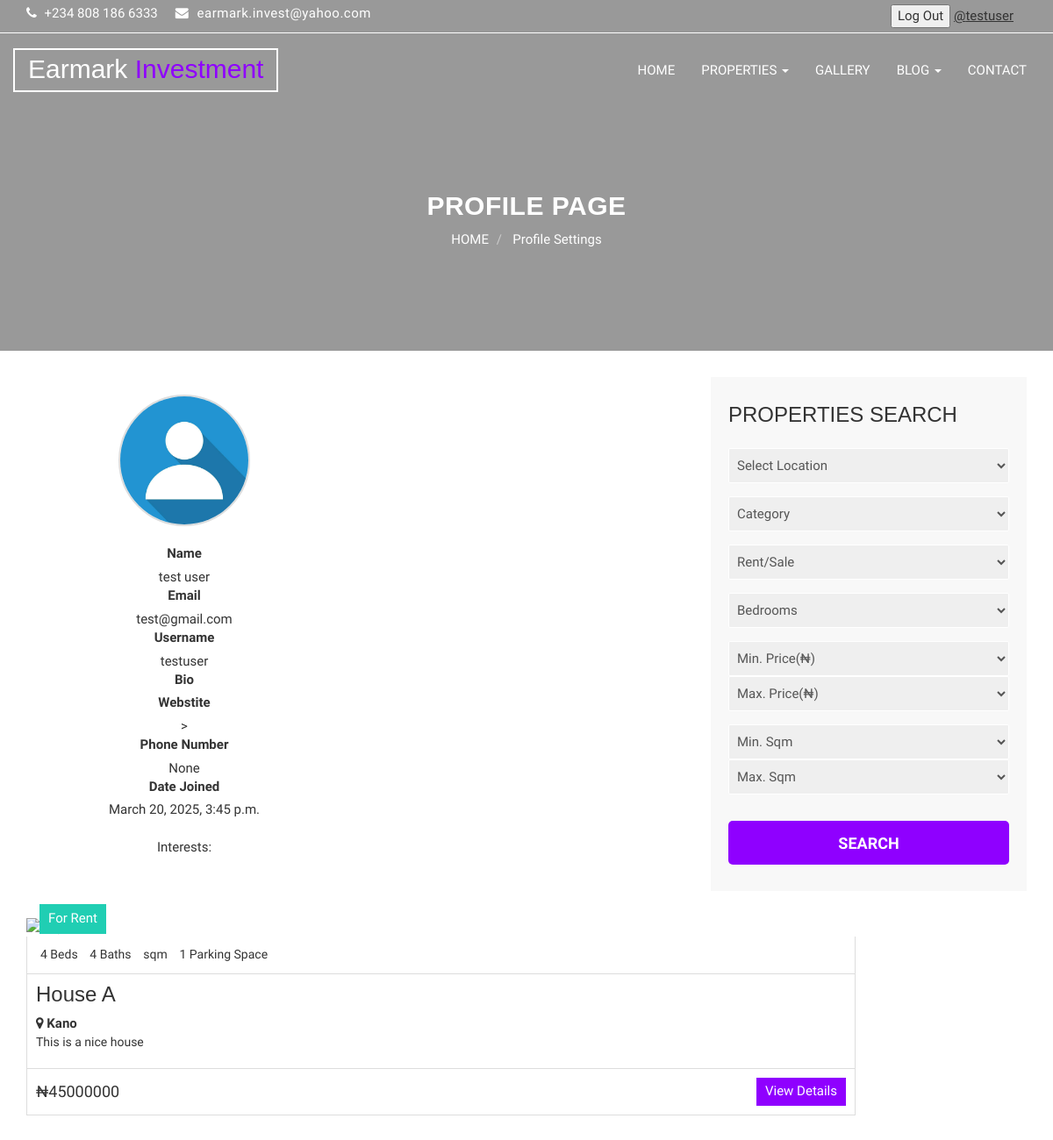
Page /accounts/profile/ (signed in) on the committed database.
### e_web/apps/accounts/models.py (models this page shows, shortened)
class UserProfile(models.Model):
    user = models.OneToOneField(User, on_delete=models.CASCADE, related_name="profile")
    full_name_displayed = models.BooleanField(default=True)
    first_name = models.CharField(max_length=64, blank=False)
    last_name = models.CharField(max_length=64, blank=False)
    email = models.EmailField(blank=False)
    username = models.CharField(max_length=64, null=False, blank=False)
    profile_pic = models.ImageField(default="default-pic.jpg", null=True, blank=True)
    bio = models.CharField(max_length=500, blank=True, null=True)
    phone = models.CharField(max_length=64, null=True)
    website = models.URLField(max_length=200, blank=True, null=True)
    interests = models.ManyToManyField(UserInterest, blank=True)
    date_created = models.DateTimeField(auto_now_add=True, null=True)

### e_web/apps/public/models.py (models this page shows, shortened)
class Properties_Listing(models.Model):
    user = models.ForeignKey(User, on_delete=models.CASCADE, blank=True)
    saved_by_users = models.ManyToManyField(User, related_name='saved_listings', blank=True)
    created_at = models.DateTimeField(auto_now_add=True, null=True, blank=True)
    views = models.PositiveIntegerField(default=0)
    title = models.CharField(max_length=150)
    price = models.IntegerField()
    parking_space = models.IntegerField(null=True, blank=True)
    bedrooms = models.IntegerField(null=True, blank=True)
    bathrooms = models.IntegerField(null=True, blank=True)
    size = models.IntegerField()
    address = models.CharField(max_length=200)
    certificate_num = models.CharField(max_length=255, default='')
    reference_num = models.CharField(max_length=255, default='')
    description = models.CharField(max_length=500)
    google_map = models.CharField(max_length=500)
    STATUS_CHOICES = [
        ('For Rent', 'For Rent'),
        ('For Sale', 'For Sale'),
    ]
    status = models.CharField(max_length=10, choices=STATUS_CHOICES)
    CATEGORY_CHOICES = [
        ('Flat/Apartment', 'Flat/Apartment'),
        ('House', 'House'),
        ('Plot/Land', 'Plot/Land'),
        ('Commercial', 'Commercial'),
    ]
    category = models.CharField(max_length=50, choices=CATEGORY_CHOICES)
    LOCATION_CHOICES = [
        ('Kano', 'Kano'),
        ('Abuja', 'Abuja'),
    ]
    location = models.CharField(max_length=50, choices=LOCATION_CHOICES)

### e_web/apps/accounts/views.py (the view)
# urls.py: path('profile/', ProfileView.as_view(), name="profile"),
class ProfileView(LoginRequiredMixin, TemplateView):
    template_name = 'accounts/profile.html'
    def get_context_data(self, **kwargs):
        context = super().get_context_data(**kwargs)
        user_profile = get_object_or_404(UserProfile, pk=self.kwargs.get('pk', self.request.user.profile.pk))
        context['user_profile'] = user_profile
        user_listings = Properties_Listing.objects.filter(user=user_profile.user)
        context['user_listings'] = user_listings
        return context

### e_web/templates/accounts/profile.html (shortened to what this page needs)
{% extends 'base.html' %}
{% load static %}
{% block content %}
<!DOCTYPE html>
<html lang="en">
    <head>
    </head>
    <body>
        <section id="aa-property-header">
            <div class="container">
                <div class="row">
                    <div class="col-md-12">
                        <div class="aa-property-header-inner">
                            <h2>Profile Page</h2>
                            <ol class="breadcrumb">
                                <li>
                                    {% url 'public:index' as index_url %}{% if request.path == index_url %}{% else %}
                                    <a href="{{ index_url }}">HOME</a>{% endif %}
                                </li>
                                {% if user.is_active %}
                                <li>
                                    <span><a href="{% url 'accounts:profile-settings' %}">Profile Settings</a></span>
                                </li> {% endif %}
                            </ol>
                        </div>
                    </div>
                </div>
            </div>
        </section>
        <section id="aa-properties">
            <div class="container">
                <div class="row">
                    <div class="col-md-4">
                        <div class="aa-profile-area">
                            <div class="aa-profile-bottom">
                                <div class="aa-profile-bottom-right">
                                    <ul class="profile-info-list">
                                        {% with profile=user.profile %}
                                        {% if user_profile %}
                                        <div class="profile-container">
                                            <div class="profile-pic" id="profile-pic">
                                                <img class="profile-picture" src="{{ user_profile.profile_pic.url }}"
                                                    alt="Profile Picture" id="profile-pic-img">
                                            </div>
                                            <br />
                                            <label>Name</label>
                                            <div>
                                                {{ user_profile.first_name|default:" "}}
                                                {{ user_profile.last_name|default:" "}}
                                            </div>
                                            <label>Email</label>
                                            <div>{{ user_profile.email|default:" "}}</div>
                                            <label>Username</label>
                                            <div>{{ user_profile.username|default:" "}}</div>
                                            <label>Bio</label>
                                            <label>Webstite</label>
                                            <div>{% with website=user_profile.website|default:"" %}</div>
                                            <a href="{{website}}">{{ website }}></a>
                                            {% endwith%}
                                            <label>Phone Number</label>
                                            <div>{{user_profile.phone}}</div>
                                            <label>Date Joined</label>
                                            <div>{{user_profile.date_created}}</div>
                                            <br />
                                            <div>
                                                Interests:
                                            </div>
                                            {% endif %}
                                            {% endwith %}
                                        </div>
                                    </ul>
                                </div>
                            </div>
                        </div>
                    </div>
                    <div class="col-md-4"> </div>
                    <div class="col-md-4">
                        <aside class="aa-properties-sidebar">
                            <div class="aa-properties-single-sidebar">
                                <h3>Properties Search</h3>
                                <form method="get" action="{% url 'public:properties_list' %}">
                                    <div class="aa-single-advance-search">
                                        <select name="location">
                                            <option value="" selected>Select Location</option>
                                        </select>
                                    </div>
                                    <div class="aa-single-advance-search">
                                        <select name="category">
                                            <option value="" selected>Category</option>
                                        </select>
                                    </div>
                                    <div class="aa-single-advance-search">
                                        <select name="status">
                                            <option value="" selected>Rent/Sale</option>
                                        </select>
                                    </div>
                                    <div class="aa-single-advance-search">
                                        <select name="bedrooms">
                                            <option value="" selected>Bedrooms</option>
                                        </select>
                                    </div>
                                    <div class="aa-single-advance-search">
                                        <select name="min_price">
                                            <option value="" selected>Min. Price(₦)</option>
                                        </select>
                                        <select name="max_price">
                                            <option value="" selected>Max. Price(₦)</option>
                                        </select>
                                    </div>
                                    <div class="aa-single-advance-search">
                                        <select>
                                            <option value="" selected>Min. Sqm</option>
                                        </select>
                                        <select>
                                            <option value="" selected>Max. Sqm</option>
                                        </select>
                                    </div>
                                    <div class="aa-single-advance-search">
                                        <input type="submit" value="Search" class="aa-search-btn">
                                    </div>
                                </form>
                            </div>
                        </aside>
                    </div>
                    {% if user_listings %}
                    <div class="col-md-10">
                        <ul class="aa-properties-nav">
                            {% for listing in user_listings %}
                            <li>
                                <article class="aa-properties-item">
                                    <a class="aa-properties-item-img" href="#">
                                    </a>
                                    <div class="aa-tag for-rent">
                                        {{ listing.status }}
                                    </div>
                                    <div class="aa-properties-item-content">
                                        <div class="aa-properties-info">
                                            {% if listing.bedrooms %}
                                            <span>{{ listing.bedrooms }} Beds</span>
                                            {% endif %}
                                            {% if listing.bathrooms %}
                                            <span>{{ listing.bathrooms }} Baths</span>
                                            {% endif %}
                                            <span>{{ listing.sqm }} sqm</span>
                                            {% if listing.parking_space %}
                                            <span>{{ listing.parking_space }} Parking Space</span>
                                            {% endif %}
                                        </div>
                                        <div class="aa-properties-about">
                                            <h3><a href="#">{{ listing.title }}</a></h3>
                                            <strong>
                                                <i class="fa fa-map-marker"></i>
                                                {{ listing.location }}
                                            </strong>
                                            <p>{{ listing.description }}</p>
                                        </div>
                                        <div class="aa-properties-detial">
                                            <span class="aa-price">₦{{ listing.price }}</span>
                                            <a class="aa-secondary-btn" href="/properties_list/{{ listing.id }}">View
                                                Details</a>
                                        </div>
                                    </div>
                                </article>
                            </li>
                            {% endfor %}
                        </ul>
                        {% else %}
                        <p>No listings created.</p>
                        {% endif %}
                    </div>
                </div>
            </div>
        </section>
    </body>
</html>
{% endblock %}

### e_web/templates/navbar.html (shortened to what this page needs)
<header id="aa-header">
  <div class="container">
    <div class="row">
      <div class="col-md-12">
        <div class="aa-header-area">
          <div class="row">
            <div class="col-md-6 col-sm-6 col-xs-6">
              <div class="aa-header-left">
                <div class="aa-telephone-no">
                  <span class="fa fa-phone"></span>
                  +234 808 186 6333
                </div>
                <div class="aa-email hidden-xs">
                  <span class="fa fa-envelope"></span> earmark.invest@yahoo.com
                </div>
              </div>
            </div>
            <div class="container">
              <div class="col-md-6 col-sm-6 col-xs-6">
                <div class="aa-header-right">
                  {% if user.is_authenticated %}
                  <span>
                    <form method="post" action="{% url 'accounts:logout' %}">
                      <button type="submit">Log Out</button>
                      <a class="aa-profile">
                        <span>
                          <a href="{% url 'accounts:profile' %}" style="text-decoration:underline;">@{{user.username}}
                          </a>
                        </span>
                      </a>
                    </form>{% endif %}
                  </span>
                </div>
              </div>
            </div>
          </div>
        </div>
      </div>
    </div>
  </div>
</header>
<section id="aa-menu-area">
  <nav class="navbar navbar-default main-navbar" role="navigation">
    <div class="container">
      <div class="navbar-header">
        <a class="navbar-brand aa-logo" href="{% url 'public:index' %}">Earmark <span>Investment</span></a>
      </div>
      <div id="navbar" class="navbar-collapse collapse">
        <ul id="top-menu" class="nav navbar-nav navbar-right aa-main-nav">
          <li class="{% if request.path == 'public:index' %}active{% endif %}">
            <a href="{% url 'public:index' %}">HOME</a>
          </li>
          <li class="dropdown">
            <a class="dropdown-toggle" data-toggle="dropdown" href="{% url 'public:properties_list' %}">PROPERTIES
              <span class="caret"></span>
            </a>
          </li>
          <li>
            <a href="{% url 'public:gallery' %}">GALLERY</a>
          </li>
          <li class="dropdown">
            <a class="dropdown-toggle" data-toggle="dropdown" href="{% url 'blog:blog' %}">BLOG
              <span class="caret"></span>
            </a>
          </li>
          <li>
            <a href="{% url 'contact:contact' %}">CONTACT</a>
          </li>
        </ul>
      </div>
    </div>
  </nav>
</section>

### static/theme/css/theme-color/violet-theme.css (style rules this page uses)
h2 { color: #8f00ff; }
.aa-secondary-btn { background-color: #8f00ff; }
#aa-menu-area .main-navbar .navbar-header .aa-logo span { color: #8f00ff; }
#aa-properties .aa-properties-sidebar .aa-properties-single-sidebar .aa-single-advance-search .aa-search-btn { background-color: #8f00ff; }

### rows in the picture
UserProfile: profile_pic (placeholder picture), first_name "test", last_name "user", email "test@gmail.com", username "testuser", phone "None", date_created "March 20, 2025, 3:45 p.m."
Properties_Listing: status "For Rent", bedrooms "4", bathrooms "4", parking_space "1", title "House A", location "Kano", description "This is a nice house", price "45000000"

### other values in the picture
{{ user.username }} "testuser"
